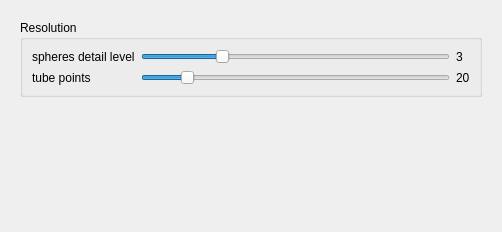
<?xml version="1.0" encoding="UTF-8"?>
<ui version="4.0">
 <class>RTFactSettings</class>
 <widget class="QWidget" name="RTFactSettings">
  <property name="geometry">
   <rect>
    <x>0</x>
    <y>0</y>
    <width>502</width>
    <height>232</height>
   </rect>
  </property>
  <property name="windowTitle">
   <string>RTfact Settings</string>
  </property>
  <layout class="QVBoxLayout" name="verticalLayout">
   <item>
    <widget class="QStackedWidget" name="widget_stack">
     <property name="currentIndex">
      <number>0</number>
     </property>
     <widget class="QWidget" name="RTFact">
      <layout class="QVBoxLayout" name="verticalLayout_6">
       <item>
        <widget class="QGroupBox" name="groupBox_9">
         <property name="title">
          <string>Resolution</string>
         </property>
         <layout class="QGridLayout" name="gridLayout_5">
          <item row="0" column="0">
           <widget class="QLabel" name="textLabel1_51">
            <property name="text">
             <string>spheres detail level</string>
            </property>
           </widget>
          </item>
          <item row="1" column="1">
           <widget class="QSlider" name="tube_points_slider">
            <property name="minimum">
             <number>12</number>
            </property>
            <property name="maximum">
             <number>72</number>
            </property>
            <property name="singleStep">
             <number>2</number>
            </property>
            <property name="value">
             <number>20</number>
            </property>
            <property name="sliderPosition">
             <number>20</number>
            </property>
            <property name="orientation">
             <enum>Qt::Horizontal</enum>
            </property>
           </widget>
          </item>
          <item row="1" column="2">
           <widget class="QLabel" name="tube_points_label">
            <property name="text">
             <string>20</string>
            </property>
           </widget>
          </item>
          <item row="0" column="1">
           <widget class="QSlider" name="sphere_points_slider">
            <property name="minimum">
             <number>1</number>
            </property>
            <property name="maximum">
             <number>5</number>
            </property>
            <property name="value">
             <number>2</number>
            </property>
            <property name="sliderPosition">
             <number>2</number>
            </property>
            <property name="orientation">
             <enum>Qt::Horizontal</enum>
            </property>
           </widget>
          </item>
          <item row="0" column="2">
           <widget class="QLabel" name="sphere_points_label">
            <property name="text">
             <string>3</string>
            </property>
           </widget>
          </item>
          <item row="1" column="0">
           <widget class="QLabel" name="textLabel1_52">
            <property name="text">
             <string>tube points</string>
            </property>
           </widget>
          </item>
         </layout>
        </widget>
       </item>
       <item>
        <spacer name="verticalSpacer_5">
         <property name="orientation">
          <enum>Qt::Vertical</enum>
         </property>
         <property name="sizeHint" stdset="0">
          <size>
           <width>20</width>
           <height>322</height>
          </size>
         </property>
        </spacer>
       </item>
      </layout>
     </widget>
    </widget>
   </item>
  </layout>
 </widget>
 <resources/>
 <connections/>
</ui>
